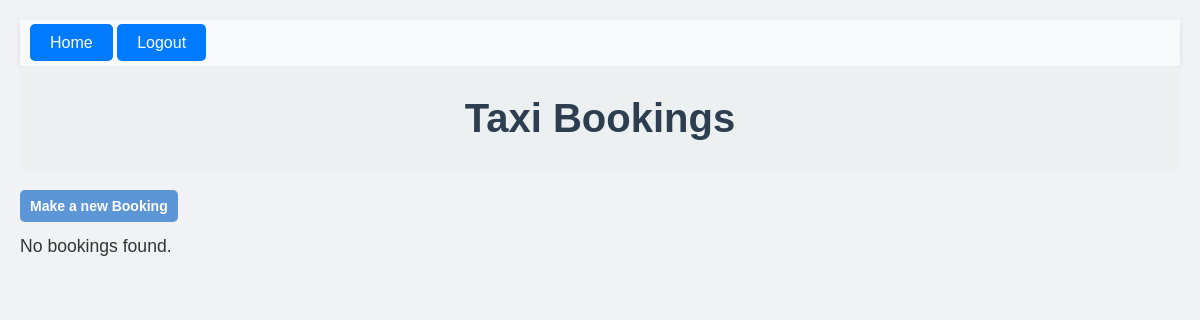
The app's page /taxis/ (signed in), older data.
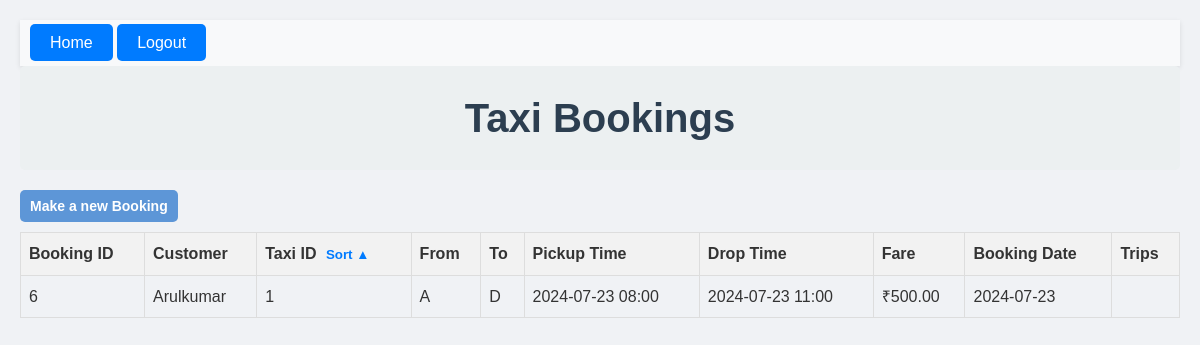
The same page, newer data.
### bookings/models.py (models this page shows, shortened)
class Booking(models.Model):
    booking_id = models.AutoField(primary_key=True)
    taxi = models.ForeignKey(Taxi, on_delete=models.CASCADE)
    customer = models.ForeignKey(Customer, on_delete=models.CASCADE)
    pickup_point = models.CharField(max_length=1, choices=[('A', 'A'), ('B', 'B'), ('C', 'C'), ('D', 'D'), ('E', 'E'), ('F', 'F')])
    drop_point = models.CharField(max_length=1, choices=[('A', 'A'), ('B', 'B'), ('C', 'C'), ('D', 'D'), ('E', 'E'), ('F', 'F')])
    pickup_time = models.DateTimeField()
    drop_time = models.DateTimeField(default=None, null=True, blank=True)
    booking_time = models.TimeField(auto_now_add=True)
    booking_date = models.DateField(auto_now_add=True)
    fare_amount = models.DecimalField(max_digits=10, decimal_places=2,default=0)

class Customer(models.Model):
    user = models.OneToOneField(User, null=True, blank=True, on_delete=models.SET_NULL)
    customer_id = models.AutoField(primary_key=True)
    customer_name = models.CharField(max_length=255)

class Taxi(models.Model):
    taxi_id = models.AutoField(primary_key=True)
    driver = models.OneToOneField(User, on_delete=models.SET_NULL, null=True, related_name='assigned_taxi')
    current_location = models.CharField(max_length=1, choices=[('A', 'A'), ('B', 'B'), ('C', 'C'), ('D', 'D'), ('E', 'E'), ('F', 'F')],default='A')
    earnings = models.DecimalField(max_digits=10, decimal_places=2, default=0.0)
    location_index = models.IntegerField(default=0)

### bookings/views.py (the view, shortened to what this page needs)
# urls.py: path('taxis/', views.display_bookings, name='display_taxi_details'),
@login_required
def display_bookings(request):
    if request.user.groups.filter(name='Driver').exists():
        return redirect('driver_dashboard')
    if hasattr(request.user, 'customer'):
        bookings = Booking.objects.filter(customer=request.user.customer).order_by('-booking_date', '-booking_time')
        total_spent = sum(booking.fare_amount for booking in bookings)
    elif request.user.is_superuser:
        bookings = Booking.objects.all().order_by('-booking_date', '-booking_time')
        total_spent = 0
    else:
        messages.error(request,"You dont have access to anything")
        return redirect('index')
    sort_order = request.POST.get('sort_order', 'asc')
    context = {
        'bookings': bookings,
        'sort_order': sort_order,
        'is_admin': request.user.is_superuser,
        'is_customer': hasattr(request.user, 'customer'),
        'total_spent': total_spent
    }
    return render(request, 'display_taxi_details.html', context)

### bookings/templates/display_taxi_details.html (shortened to what this page needs)
{% extends 'base.html' %}
{% block content %}
<body class="taxi-bookings-body">
    <h1 class="taxi-bookings-header">Taxi Bookings</h1>
    <a href="{% url 'book_taxi' %}" class="back-btn">Make a new Booking</a>
    {% if bookings %}
        <form method="post" action="{% url 'display_taxi_details' %}">
            <table class="taxi-bookings-table">
                <thead>
                    <tr>
                        <th>Booking ID</th>
                        <th>Customer</th>
                        <th>
                            Taxi ID
                            <button type="submit" name="sort_by_taxi_id">
                                Sort
                             {% if sort_order == 'asc' %}▲{% else %}▼{% endif %}
                            </button>
                        </th>
                        <th>From</th>
                        <th>To</th>
                        <th>Pickup Time</th>
                        <th>Drop Time</th>
                        <th>Fare</th>
                        <th>Booking Date</th>
                        <th>Trips</th>
                    </tr>
                </thead>
                <tbody>
                    {% for booking in bookings %}
                <tr>
                     <td>{{ booking.booking_id }}</td>
                     <td>{{ booking.customer.customer_name }}</td>
                     <td>{{ booking.taxi.taxi_id }}</td>
                     <td>{{ booking.pickup_point }}</td>
                     <td>{{ booking.drop_point }}</td>
                     <td>{{ booking.pickup_time|date:"Y-m-d H:i" }}</td>
                     <td>{{ booking.drop_time|date:"Y-m-d H:i" }}</td>
                     <td>₹{{ booking.fare_amount }}</td>
                     <td>{{ booking.booking_date|date:"Y-m-d" }}</td>
                     <td>
                     </td>
                </tr>
                {% endfor %}
                </tbody>
            </table>
        </form>
    {% else %}
        <p>No bookings found.</p>
    {% endif %}
</body>
{% endblock %}

Row changes from the older to the newer data that the page shows:
added Booking: booking_id "6", customer.customer_name "Arulkumar", taxi.taxi_id "1", pickup_point "A", drop_point "D", pickup_time "2024-07-23 08:00", drop_time "2024-07-23 11:00", fare_amount "500.00", booking_date "2024-07-23"
Text that changed along with them:
text no longer shown: "No bookings found."
text now shown: "Booking ID Customer Taxi ID Sort ▲ From To Pickup Time Drop Time Fare Booking Date Trips"
